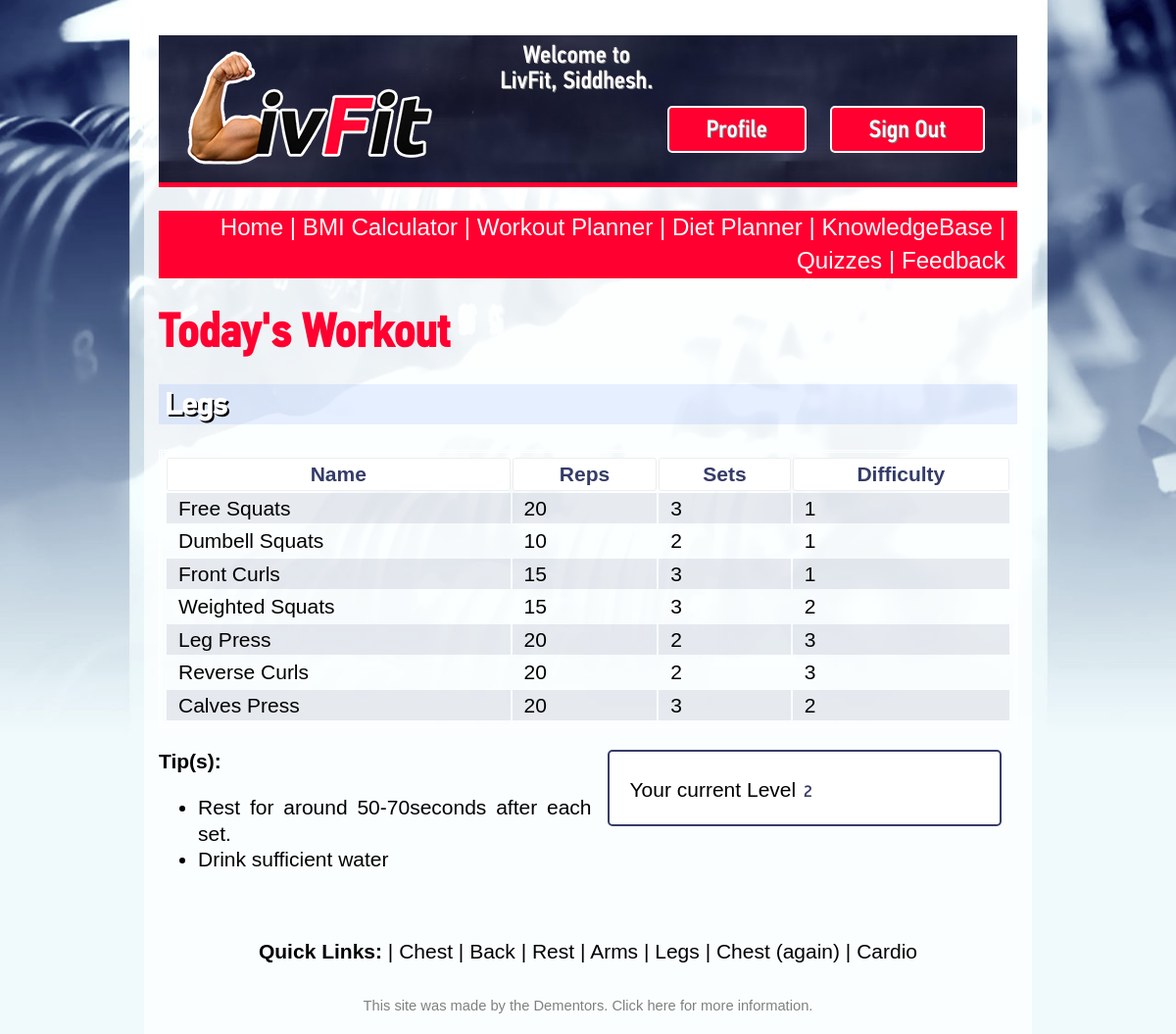
Screenshot of /wp_legs.php (signed in) with the database file from the repository.
### tables this page shows
CREATE TABLE IF NOT EXISTS `workouts` (
  `Muscle` varchar(10) NOT NULL,
  `Exercise` varchar(40) NOT NULL,
  `Reps` int(2) NOT NULL,
  `Sets` int(2) NOT NULL,
  `Difficulty` int(1) NOT NULL,
  `Id` int(2) NOT NULL
);

### wp_legs.php (the view, shortened to what this page needs)
<!DOCTYPE HTML>
<html>
	<head>
		<link rel="stylesheet" type="text/css" href="css/style.css">
	</head>
	<body>
		<?php include ("header.php"); ?>
		<?php include ("nav.php"); ?>
		<h1>Today's Workout</h1>
		<h2 class=muscle2>Legs</h2>
		<?php
			$sq = "SELECT difficulty FROM users WHERE username='".$_SESSION['current_user']."';";
			$result =  mysql_query($sq);
			while($row=mysql_fetch_array($result))
			{
				$udiff=$row[0];
			}
			$sq = "SELECT week FROM users WHERE username='".$_SESSION['current_user']."';";
			$result =  mysql_query($sq);
			while($row=mysql_fetch_array($result))
			{
				$week=$row[0];
			}
			echo "<table class='feedback_table'>
				<tr>
					<th>Name</th>
					<th>Reps</th>
					<th>Sets</th>
					<th>Difficulty</th> ";
			echo "</tr>";
			$sql="SELECT Exercise,Reps,Sets,Difficulty FROM workouts WHERE Muscle='Legs' and Difficulty<= ".$udiff.";";
			$run=mysql_query($sql);
			while($row=mysql_fetch_array($run))
			{
				echo "<tr>";
				$name = $row[0];
				echo "<td>".$name."</td>";
				$reps = $row[1] + ($row[3]-1)*5;
				echo "<td>".$reps."</td>";
				$sets = $row[2] + ($week - 1);
				echo "<td>".$sets."</td>";
				$diff = $row[3];
				echo "<td>".$diff."</td>";
				echo "</tr>";
			}
			echo "</table>";
		?>
		<div id=content>
		<div id=seldif>
				<form class=formwhite>
					<br>Your current Level
					<input type=text class=bmioutput value="<?php echo $diff?>" readonly>
				</form>
		</div>
			<p><b>Tip(s):</b><ul><li>Rest for around 50-70seconds after each set.</li><li>Drink sufficient water</li></ul>
		</div>
		<?php include ("wp_nav.php"); ?>
		<?php include ("footer.php"); ?>
	</body>
</html>

### css/style.css (style rules this page uses)
html { overflow-y: scroll; background: rgb(240,250,252); background-image: url("../images/ui/dumb_blue.jpg"); background-size: 100%; background-repeat: no-repeat; background-attachment: fixed; font-size: 21px; }
body { background: rgba(255,255,255,0.7); width: 73%; margin: 0 auto; font-family: "PF Din Light", sans-serif; line-height: 1.25em; padding: 0.7em; }
h1 { font-family: "PF Din Cond"; color: rgb(255,0,48); font-size: 2.3em; line-height: 0.9em; }
h2 { color: rgb(21,32,79); font-family: "PF Din"; font-size: 1.3em; line-height: 0.75em; }
form { overflow: hidden; }
#content { text-align: justify; }
.bmioutput { border: 1px; font-family: "PF Din"; color: rgb(53,60,105); font-size: 0.8em; }
.formwhite { padding: 0em 1em 1em 1em; border: 2px solid rgb(53,60,105); border-radius: 5px; background: white; }
.muscle2 { color: white; background-color: hsla(222, 100%, 50%, 0.09); text-shadow: 2px 2px 0 black; line-height: 1.3em; font-size: 1.5em; padding: 0px 0.2em; }
#seldif { float:right; padding: 1px 16px ; }
.feedback_table { width: 100%; padding: 3px; border: 3px white double; line-height: 1.5em; }
.feedback_table tr:nth-child(even) { background: rgba(53,60,105,0.1); }
.feedback_table th { background-color: white; color: rgb(53,60,105); border: 1px #EEE solid; border-radius: 3px; padding: 0px 12px; }
.feedback_table td { padding: 0px 12px; }

### rows the page displays
workouts: Exercise "Free Squats", Reps "20", Sets "3", Difficulty "1"
workouts: Exercise "Dumbell Squats", Reps "10", Sets "2", Difficulty "1"
workouts: Exercise "Front Curls", Reps "15", Sets "3", Difficulty "1"
workouts: Exercise "Weighted Squats", reps "15", Sets "3", Difficulty "2"
workouts: Exercise "Leg Press", reps "20", Sets "2", Difficulty "3"
workouts: Exercise "Reverse Curls", reps "20", Sets "2", Difficulty "3"
workouts: Exercise "Calves Press", reps "20", Sets "3", Difficulty "2"

### other values shown
$_SESSION["current_user"] "Siddhesh"
